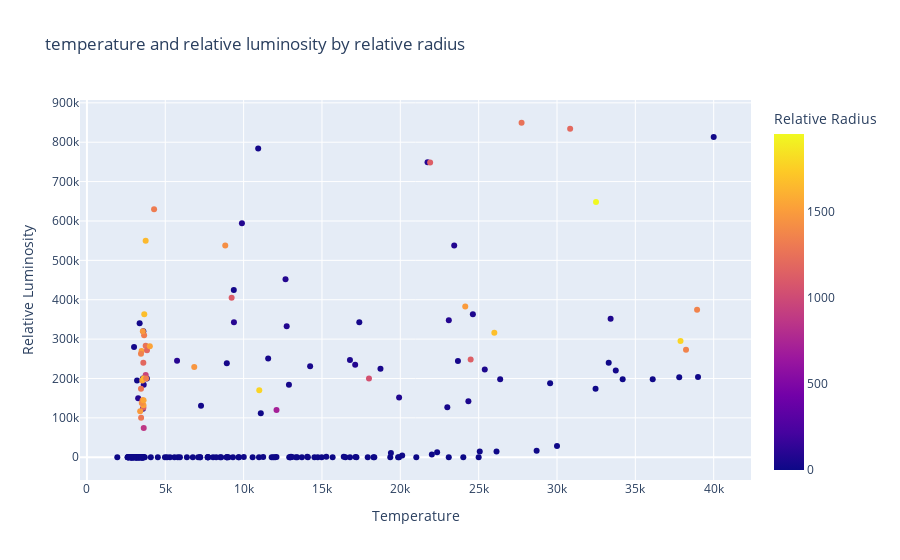

Source (notebook cell):
### Code cell
###PLOT###
fig = px.scatter(df, x="Temperature", y="Relative Luminosity", color="Relative Radius", title="temperature and relative luminosity by relative radius")
fig.show()

### Figure 1 — Plotly figure (JSON) as saved in the notebook; plotly's stock layout.template omitted (floating-point values rounded to 4 significant figures; data arrays with more than 128 entries replaced by an {"elided": "..."} marker saying what was removed)
{"data": [{"hovertemplate": "Temperature=%{x}<br>Relative Luminosity=%{y}<br>Relative Radius=%{marker.color}<extra></extra>", "legendgroup": "", "marker": {"color": {"elided": "240 float values"}, "coloraxis": "coloraxis", "symbol": "circle"}, "mode": "markers", "name": "", "orientation": "v", "showlegend": false, "type": "scatter", "x": {"elided": "240 int values"}, "xaxis": "x", "y": {"elided": "240 float values"}, "yaxis": "y"}], "layout": {"autosize": true, "coloraxis": {"colorbar": {"title": {"text": "Relative Radius"}}, "colorscale": [[0, "#0d0887"], [0.1111, "#46039f"], [0.2222, "#7201a8"], [0.3333, "#9c179e"], [0.4444, "#bd3786"], [0.5556, "#d8576b"], [0.6667, "#ed7953"], [0.7778, "#fb9f3a"], [0.8889, "#fdca26"], [1, "#f0f921"]]}, "legend": {"tracegroupgap": 0}, "title": {"text": "temperature and relative luminosity by relative radius"}, "xaxis": {"anchor": "y", "autorange": true, "domain": [0, 1], "range": [-349.7, 42290.0], "title": {"text": "Temperature"}, "type": "linear"}, "yaxis": {"anchor": "x", "autorange": true, "domain": [0, 1], "range": [-70100.0, 919500.0], "title": {"text": "Relative Luminosity"}, "type": "linear"}}}
